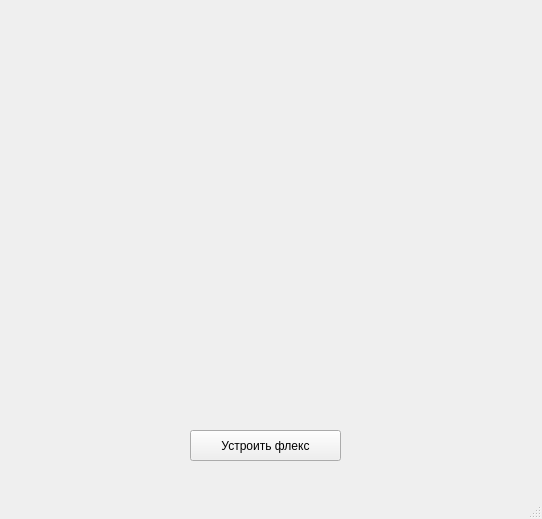
<?xml version="1.0" encoding="UTF-8"?>
<ui version="4.0">
 <class>MainWindow</class>
 <widget class="QMainWindow" name="MainWindow">
  <property name="geometry">
   <rect>
    <x>0</x>
    <y>0</y>
    <width>542</width>
    <height>519</height>
   </rect>
  </property>
  <property name="windowTitle">
   <string>MainWindow</string>
  </property>
  <widget class="QWidget" name="centralwidget">
   <widget class="QPushButton" name="flex_btn">
    <property name="geometry">
     <rect>
      <x>190</x>
      <y>430</y>
      <width>151</width>
      <height>31</height>
     </rect>
    </property>
    <property name="text">
     <string>Устроить флекс</string>
    </property>
   </widget>
  </widget>
  <widget class="QMenuBar" name="menubar">
   <property name="geometry">
    <rect>
     <x>0</x>
     <y>0</y>
     <width>542</width>
     <height>21</height>
    </rect>
   </property>
  </widget>
  <widget class="QStatusBar" name="statusbar"/>
 </widget>
 <resources/>
 <connections/>
</ui>
